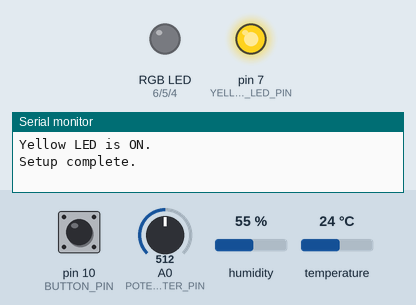
This sketch was run on a simulated Arduino Mega 2560, built with avr-gcc and run on an emulated ATmega2560. Parts: an RGB LED mixed from three pins (HIGH = lit), output pins drawn as LEDs (lit = HIGH), the last lines printed to the serial monitor. Inputs (shaded band) come from the test bench; at power-on: pin 10 (BUTTON_PIN) HIGH, temperature 24 °C, A0 (POTENTIOMETER_PIN) = 512, humidity 55 %. EEPROM starts erased.

Above: at 1.2 s.
1.3 s: pin 10 (BUTTON_PIN) pulled LOW for 0.15 s
At 3.0 s:
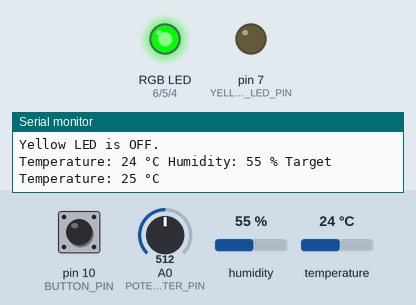
4.0 s: temperature set to 22 °C
At 6.7 s:
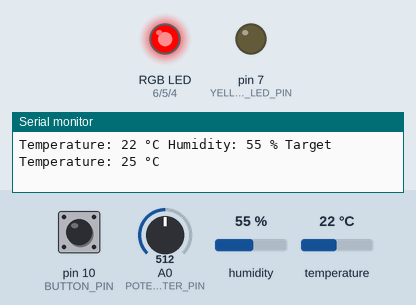
7.0 s: A0 (POTENTIOMETER_PIN) set to 422
8.5 s: A0 (POTENTIOMETER_PIN) set to 398
At 9.8 s:
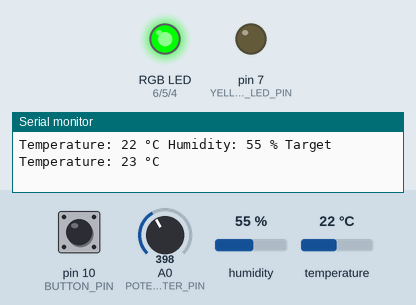
10.1 s: temperature set to 28 °C
At 12.5 s:
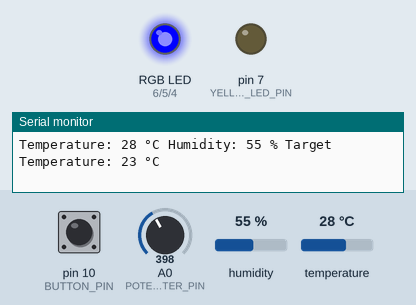
13.1 s: temperature set to 26 °C
15.9 s: temperature set to 23 °C
At 18.1 s:
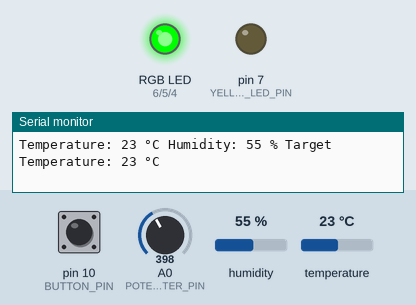
Timing chart, 0 to 19.6 s (numbered marks = the images above; inputs shaded):
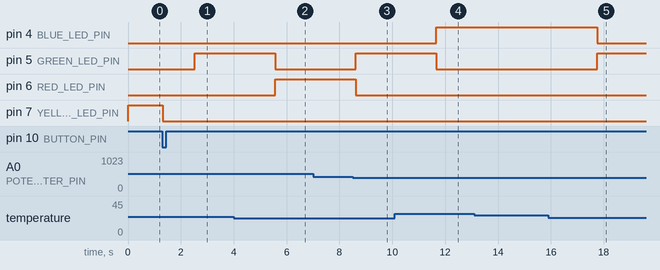

Measured:
- the behaviour switches between 24 and 23 °C on temperature (found by bisection; images 1 and 2)
- the behaviour switches between 410 and 409 on A0 (POTENTIOMETER_PIN) (found by bisection; images 2 and 3)
- the behaviour switches between 25 and 24 °C on temperature (found by bisection; images 4 and 5)
- after the input at 1.3 s, pin 5 (GREEN_LED_PIN): LOW → HIGH after 1.2 s; pin 7 (YELLOW_LED_PIN): HIGH → LOW at once
- after the input at 4.0 s, pin 5 (GREEN_LED_PIN): HIGH → LOW after 1.6 s; pin 6 (RED_LED_PIN): LOW → HIGH after 1.6 s
- after the input at 8.5 s, pin 5 (GREEN_LED_PIN): LOW → HIGH after 0.12 s; pin 6 (RED_LED_PIN): HIGH → LOW after 0.12 s
- after the input at 10.1 s, pin 4 (BLUE_LED_PIN): LOW → HIGH after 1.6 s; pin 5 (GREEN_LED_PIN): HIGH → LOW after 1.6 s
- after the input at 15.9 s, pin 4 (BLUE_LED_PIN): HIGH → LOW after 1.9 s; pin 5 (GREEN_LED_PIN): LOW → HIGH after 1.9 s

The sketch:

main.ino
```cpp
/**
 * @file main.ino
 * @brief Temperature and humidity monitoring system with LED indicators
 * @author Jensen-3000
 * @author Mr. GPT
 * @version 1.0
 * @date 2024
 */

/**
 * @mainpage Temperature Monitoring System
 * @brief Monitors temperature and humidity using a DHT11 sensor and provides visual feedback through LEDs.
 *
 * @section description Description
 * Monitors temperature and humidity using a DHT11 sensor and provides visual feedback through LEDs.
 * Includes temperature control simulation with a target temperature set via potentiometer.
 *
 * @section features Key Features
 * - Temperature and humidity monitoring using DHT11 sensor
 * - Visual feedback through RGB LEDs for temperature status
 * - Target temperature adjustment via potentiometer
 * - System on/off using a button
 * - System state persistence using EEPROM
 *
 * @section hardware Hardware Requirements
 * - Arduino Mega 2560
 * - DHT11 temperature/humidity sensor with 220Ω resistor
 * - 4 LEDs (Red, Green, Blue, Yellow) with 220Ω resistors
 * - 10k potentiometer
 * - Push button
 *
 * @section libraries Libraries Used
 * - Bounce2: https://github.com/thomasfredericks/Bounce2
 * - DHT11: https://github.com/dhrubasaha08/DHT11
 * - SimpleTimer: https://github.com/kiryanenko/SimpleTimer
 */

#include <DHT11.h>
#include <Bounce2.h>
#include <SimpleTimer.h>
#include <EEPROM.h>

/**
 * @defgroup pins Pin Definitions
 * @brief Pin assignments for all hardware connections
 * @{
 */
const int RED_LED_PIN = 6;        ///< Pin for red LED (heating)
const int GREEN_LED_PIN = 5;      ///< Pin for green LED (optimal temperature)
const int BLUE_LED_PIN = 4;       ///< Pin for blue LED (cooling)
const int YELLOW_LED_PIN = 7;     ///< Pin for yellow LED (system on/off)
const int BUTTON_PIN = 10;        ///< Pin for on/off button
const int DHT_SENSOR_PIN = 2;     ///< Pin for DHT11 sensor
const int POTENTIOMETER_PIN = A0; ///< Analog pin for temperature setting
/** @} */

/**
 * @defgroup timing_constants Timing Configuration
 * @brief System timing parameters
 * @{
 */
const int TEMPERATURE_READ_INTERVAL_MS = 1000; ///< Interval between temperature readings
const int DEBOUNCE_INTERVAL_MS = 25;           ///< Button debounce interval
/** @} */

/**
 * @defgroup temperature_config Temperature Configuration
 * @brief Parameters and limits for temperature control
 * @{
 */
const int POTENTIOMETER_MIN_VALUE = 0;    ///< Minimum analog reading from potentiometer
const int POTENTIOMETER_MAX_VALUE = 1023; ///< Maximum analog reading from potentiometer
const int MIN_TARGET_TEMPERATURE = 20;    ///< Minimum settable temperature in Celsius
const int MAX_TARGET_TEMPERATURE = 30;    ///< Maximum settable temperature in Celsius
const int TEMPERATURE_OFFSET = 1;         ///< Temperature offset for the Green LED
/** @} */

/**
 * @defgroup system_state System State and Objects
 * @brief Global state variables and object instances
 * @{
 */
bool isYellowLEDOn = false;                                     ///< Current state of yellow LED
const int EEPROM_YELLOW_LED_STATE_ADDR = 0;                     ///< EEPROM address for storing LED state
DHT11 temperatureHumiditySensor(DHT_SENSOR_PIN);                ///< DHT11 sensor instance
SimpleTimer temperatureReadTimer(TEMPERATURE_READ_INTERVAL_MS); ///< Timer for sensor reading
Bounce buttonDebouncer;                                         ///< Debouncer instance for system button
/** @} */

/**
 * @brief Initialize the system
 * @details Sets up serial communication, configures pins, initializes button debouncer, and loads the previous yellow LED state from EEPROM.
 *
 * @note Serial communication is initialized at 9600 baud rate
 */
void setup()
{
    Serial.begin(9600);
    setupPins();
    setupButton();
    loadYellowLEDStateFromEEPROM();
    Serial.println("Setup complete.");
}

/**
 * @brief Main program loop
 * @details Continuously handles button state updates, button press detection, and temperature reading.
 */
void loop()
{
    buttonDebouncer.update();
    checkButtonPress();
    readTemperaturePeriodically();
}

/**
 * @brief Configures pin modes for LEDs and button
 * @details Sets LED pins as outputs and the button pin as input using the internal pull-up resistor.
 */
void setupPins()
{
    pinMode(RED_LED_PIN, OUTPUT);
    pinMode(GREEN_LED_PIN, OUTPUT);
    pinMode(BLUE_LED_PIN, OUTPUT);
    pinMode(YELLOW_LED_PIN, OUTPUT);
    pinMode(BUTTON_PIN, INPUT_PULLUP);
}

/**
 * @brief Initialize button debouncer
 * @details Uses Bounce2 for button debouncing to prevent false triggers.
 */
void setupButton()
{
    buttonDebouncer.attach(BUTTON_PIN);
    buttonDebouncer.interval(DEBOUNCE_INTERVAL_MS);
}

/**
 * @brief Load yellow LED state from EEPROM and update LED accordingly
 */
void loadYellowLEDStateFromEEPROM()
{
    isYellowLEDOn = EEPROM.read(EEPROM_YELLOW_LED_STATE_ADDR);
    updateYellowLEDState();
}

/**
 * @brief Check for button press to toggle the Yellow LED state
 * @details Uses Bounce2 for debouncing and triggers the yellow LED toggle on button press.
 */
void checkButtonPress()
{
    if (buttonDebouncer.fell())
    {
        toggleYellowLEDState();
    }
}

/**
 * @brief Toggles the yellow LED state
 * @details Simulates turning the system on/off by toggling the yellow LED state, writes the new state to EEPROM, and updates the LED.
 */
void toggleYellowLEDState()
{
    isYellowLEDOn = !isYellowLEDOn;
    EEPROM.write(EEPROM_YELLOW_LED_STATE_ADDR, isYellowLEDOn);
    updateYellowLEDState();
}

/**
 * @brief Update yellow LED output state
 * @details Sets the yellow LED based on isYellowLEDOn state.
 */
void updateYellowLEDState()
{
    if (isYellowLEDOn)
    {
        turnOnYellowLED();
    }
    else
    {
        turnOffYellowLED();
    }
}

/**
 * @brief Turn on yellow LED and disable other indicators
 * @details Ensures all other LEDs are off before enabling yellow LED.
 */
void turnOnYellowLED()
{
    turnOffAllLEDs();
    digitalWrite(YELLOW_LED_PIN, HIGH);
    Serial.println("Yellow LED is ON.");
}

/**
 * @brief Turn off yellow LED
 * @details Disables the yellow LED and logs the state change.
 */
void turnOffYellowLED()
{
    digitalWrite(YELLOW_LED_PIN, LOW);
    Serial.println("Yellow LED is OFF.");
}

/**
 * @brief Schedule temperature readings
 * @details Uses SimpleTimer to schedule temperature readings at a fixed interval. Only if the system (yellow LED) is on.
 */
void readTemperaturePeriodically()
{
    if (temperatureReadTimer.isReady())
    {
        if (!isYellowLEDOn)
        {
            readAndProcessTemperatureAndHumidity();
        }
        temperatureReadTimer.reset();
    }
}

/**
 * @brief Read and process temperature sensor data
 * @details Attempts to read temperature and humidity from DHT11 sensor and processes the data if successful.
 */
void readAndProcessTemperatureAndHumidity()
{
    int temperature;
    int humidity;
    int result = temperatureHumiditySensor.readTemperatureHumidity(temperature, humidity);

    if (result == 0)
    {
        processTemperatureAndHumidity(temperature, humidity);
    }
    else
    {
        handleTemperatureSensorError(result);
    }
}

/**
 * @brief Process temperature and humidity readings
 * @details Retrieves target temperature, displays readings, and controls LED indicators.
 *
 * @param temperature Current temperature reading in Celsius
 * @param humidity Current humidity reading in percentage
 */
void processTemperatureAndHumidity(int temperature, int humidity)
{
    int targetTemperature = getTargetTemperatureFromPotentiometer();
    displaySensorReadings(temperature, humidity, targetTemperature);
    controlLEDsBasedOnTemperature(temperature, targetTemperature);
}

/**
 * @brief Get target temperature from potentiometer reading
 * @details Maps the analog potentiometer value to a temperature range defined by MIN_TARGET_TEMPERATURE and MAX_TARGET_TEMPERATURE.
 *
 * @return int Target temperature in Celsius
 */
int getTargetTemperatureFromPotentiometer()
{
    int potentiometerValue = analogRead(POTENTIOMETER_PIN);
    return map(potentiometerValue, POTENTIOMETER_MIN_VALUE, POTENTIOMETER_MAX_VALUE, MIN_TARGET_TEMPERATURE, MAX_TARGET_TEMPERATURE);
}

/**
 * @brief Display sensor readings on serial monitor
 * @details Formats and outputs the current temperature, humidity, and target temperature.
 *
 * @param temperature Current temperature in Celsius
 * @param humidity Current humidity percentage
 * @param targetTemperature Target temperature in Celsius, set by the potentiometer
 */
void displaySensorReadings(int temperature, int humidity, int targetTemperature)
{
    Serial.print("Temperature: ");
    Serial.print(temperature);
    Serial.print(" °C ");
    Serial.print("Humidity: ");
    Serial.print(humidity);
    Serial.print(" % ");
    Serial.print("Target Temperature: ");
    Serial.print(targetTemperature);
    Serial.println(" °C ");
}

/**
 * @brief Turn off all LED indicators
 */
void turnOffAllLEDs()
{
    digitalWrite(RED_LED_PIN, LOW);
    digitalWrite(GREEN_LED_PIN, LOW);
    digitalWrite(BLUE_LED_PIN, LOW);
    digitalWrite(YELLOW_LED_PIN, LOW);
}

/**
 * @brief Control LED indicators based on current vs target temperature
 * @details Indicates:
 *          - Red: Heating (current < target - offset)
 *          - Blue: Cooling (current > target + offset)
 *          - Green: Optimal (within offset range of target)
 *
 * @param temperature Current measured temperature in Celsius
 * @param targetTemperature Desired temperature in Celsius
 */
void controlLEDsBasedOnTemperature(int temperature, int targetTemperature)
{
    turnOffAllLEDs();
    if (temperature < targetTemperature - TEMPERATURE_OFFSET)
    {
        digitalWrite(RED_LED_PIN, HIGH);
    }
    else if (temperature > targetTemperature + TEMPERATURE_OFFSET)
    {
        digitalWrite(BLUE_LED_PIN, HIGH);
    }
    else
    {
        digitalWrite(GREEN_LED_PIN, HIGH);
    }
}

/**
 * @brief Handle and display DHT11 sensor errors
 * @details Translates error codes to human-readable messages and displays them.
 *
 * @param errorCode Error code from DHT11 sensor reading operation
 */
void handleTemperatureSensorError(int errorCode)
{
    Serial.print("DHT11 Error: ");
    Serial.println(DHT11::getErrorString(errorCode));
}
```
